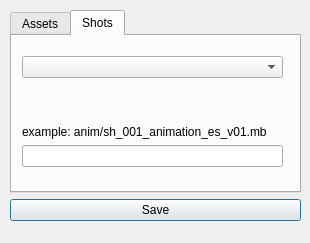
<?xml version="1.0" encoding="UTF-8"?>
<ui version="4.0">
 <class>Dialog</class>
 <widget class="QDialog" name="Dialog">
  <property name="geometry">
   <rect>
    <x>0</x>
    <y>0</y>
    <width>310</width>
    <height>243</height>
   </rect>
  </property>
  <property name="windowTitle">
   <string>Save As</string>
  </property>
  <widget class="QWidget" name="verticalLayoutWidget_3">
   <property name="geometry">
    <rect>
     <x>10</x>
     <y>10</y>
     <width>291</width>
     <height>211</height>
    </rect>
   </property>
   <layout class="QVBoxLayout" name="verticalLayout_3">
    <item>
     <widget class="QTabWidget" name="tabWidget">
      <property name="currentIndex">
       <number>1</number>
      </property>
      <widget class="QWidget" name="Assets">
       <attribute name="title">
        <string>Assets</string>
       </attribute>
       <widget class="QWidget" name="verticalLayoutWidget">
        <property name="geometry">
         <rect>
          <x>10</x>
          <y>20</y>
          <width>261</width>
          <height>111</height>
         </rect>
        </property>
        <layout class="QVBoxLayout" name="verticalLayout">
         <item>
          <widget class="QComboBox" name="comboBox"/>
         </item>
         <item>
          <widget class="QComboBox" name="comboBox_2"/>
         </item>
         <item>
          <spacer name="verticalSpacer_2">
           <property name="orientation">
            <enum>Qt::Vertical</enum>
           </property>
           <property name="sizeHint" stdset="0">
            <size>
             <width>20</width>
             <height>40</height>
            </size>
           </property>
          </spacer>
         </item>
         <item>
          <widget class="QLabel" name="label">
           <property name="text">
            <string>example: rig/char_columbus_rig_es_v01.mb</string>
           </property>
          </widget>
         </item>
         <item>
          <widget class="QLineEdit" name="lineEdit"/>
         </item>
        </layout>
       </widget>
      </widget>
      <widget class="QWidget" name="Shots">
       <attribute name="title">
        <string>Shots</string>
       </attribute>
       <widget class="QWidget" name="verticalLayoutWidget_2">
        <property name="geometry">
         <rect>
          <x>10</x>
          <y>20</y>
          <width>261</width>
          <height>111</height>
         </rect>
        </property>
        <layout class="QVBoxLayout" name="verticalLayout_2">
         <item>
          <widget class="QComboBox" name="comboBox_3"/>
         </item>
         <item>
          <spacer name="verticalSpacer">
           <property name="orientation">
            <enum>Qt::Vertical</enum>
           </property>
           <property name="sizeHint" stdset="0">
            <size>
             <width>20</width>
             <height>40</height>
            </size>
           </property>
          </spacer>
         </item>
         <item>
          <widget class="QLabel" name="label_2">
           <property name="text">
            <string>example: anim/sh_001_animation_es_v01.mb</string>
           </property>
          </widget>
         </item>
         <item>
          <widget class="QLineEdit" name="lineEdit_2"/>
         </item>
        </layout>
       </widget>
      </widget>
     </widget>
    </item>
    <item>
     <widget class="QPushButton" name="pushButton">
      <property name="text">
       <string>Save</string>
      </property>
     </widget>
    </item>
   </layout>
  </widget>
 </widget>
 <resources/>
 <connections/>
</ui>
